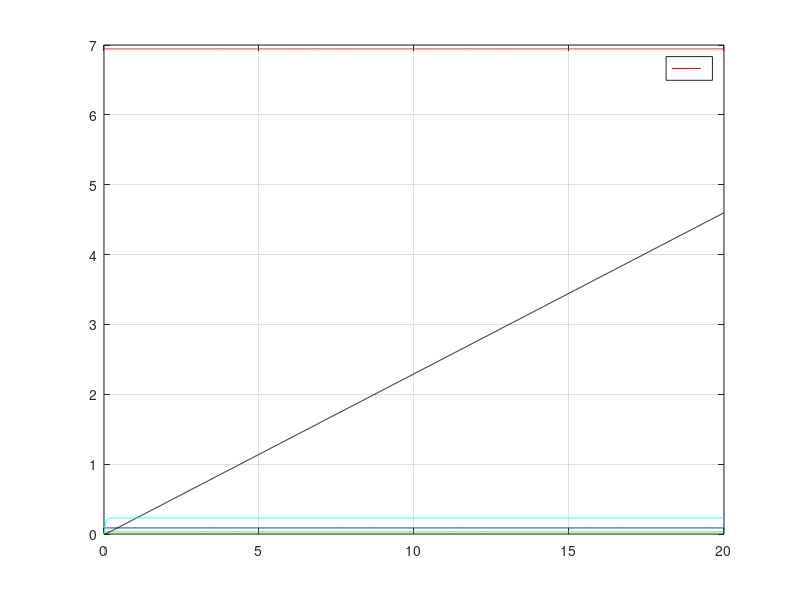

This chart was generated by the following MATLAB code:
clc


%% Declaration des Constantes

m=1310; % Masse en Kg
Iz=1760; % Moment d'inertie du lacet en Kg.m-2
Lf=1.2; % Demi empatement avant en m
Lr=1.4; % Demi empatement arrière en m
Cf=69740; % Rigidité de dérive avant en N.rad-1
Cr=63460; % Rigidité de dérive arrière en N.rad-1

%% Vecteur temps

dt=1/100; % delta temps en s
temps_final=20;

t=(0:dt:temps_final-dt)';
l=temps_final/dt;


%% Entrées du système

% Unité classique
u_0_=25; % En Km.h-1
beta_0_=5; % En degres

% Convertion en unité du SI
u_0=u_0_/3.6; % Vitesse lineaire du centre de gravité du vehicule en m.s-1 constant
u=u_0*ones(l,1);

beta_0=(beta_0_*pi)/180; % Angle de braquage en rad
beta=beta_0*ones(l,1);


%% Variables

teta=zeros(l,1);
d_teta=zeros(l,1);
delta=zeros(l,1);


%% Initialisation des variable

% Initialisation variables
teta_1=0;
d_teta_1=0;
delta_1=0;

teta(1)=teta_1;
d_teta(1)=d_teta_1;
delta(1)=delta_1;


%% Boucle for (corp du programe)

for i=2 : l

    % Calcul des coeeficient des matrice A et B

    % Calcul matriciel du style derivé de X = A X + B u
    % On a ici X dui est le vecteur colonne composé de la derivé de teta et de
    % delta respectivement teta angle de lacet et delta angle de derive au
    % centre de gravité en rad

    u_1=u(i-1);
    beta_1=beta(i-1);

    % Calcul des coeeficient matrice A

    a11_1=-(Lf^2*Cf+Lr^2*Cr)/(u_1*Iz);
    a12_1=(-Lf*Cf+Lr*Cr)/(Iz);
    a21_1=(-Cf*Lf+Cr*Lr)/(m*u_1^2)-1;
    a22_1=-(Cf+Cr)/(m*u_1);
    
    % Création des coeeficient de la matrice B

    b1_1=(Lf*Cf)/Iz;
    b2_1=Cf/(m*u_1);


    % Dérivées

    d_d_teta_1=a11_1*d_teta_1+a12_1*delta_1+b1_1*beta_1;
    d_delta_1=a21_1*d_teta_1+a22_1*delta_1+b2_1*beta_1;
    
    
    % Resolution de l'equation differentiel
    
    teta_2=teta_1+d_teta_1*dt;
    d_teta_2=d_teta_1+d_d_teta_1*dt;
    delta_2=delta_1+d_delta_1*dt;


    % Inscription dans les vecteurs

    teta(i)=teta_2;
    d_teta(i)=d_teta_2;
    delta(i)=delta_2;


    % Reinitalise

    teta_1=teta_2;
    d_teta_1=d_teta_2;
    delta_1=delta_2;
    
   
end


plot(t, u, 'r', t, beta, 'b',t, delta, 'g', t, teta, 'k', t,d_teta, 'c');
legend('');
title('');
grid on;
